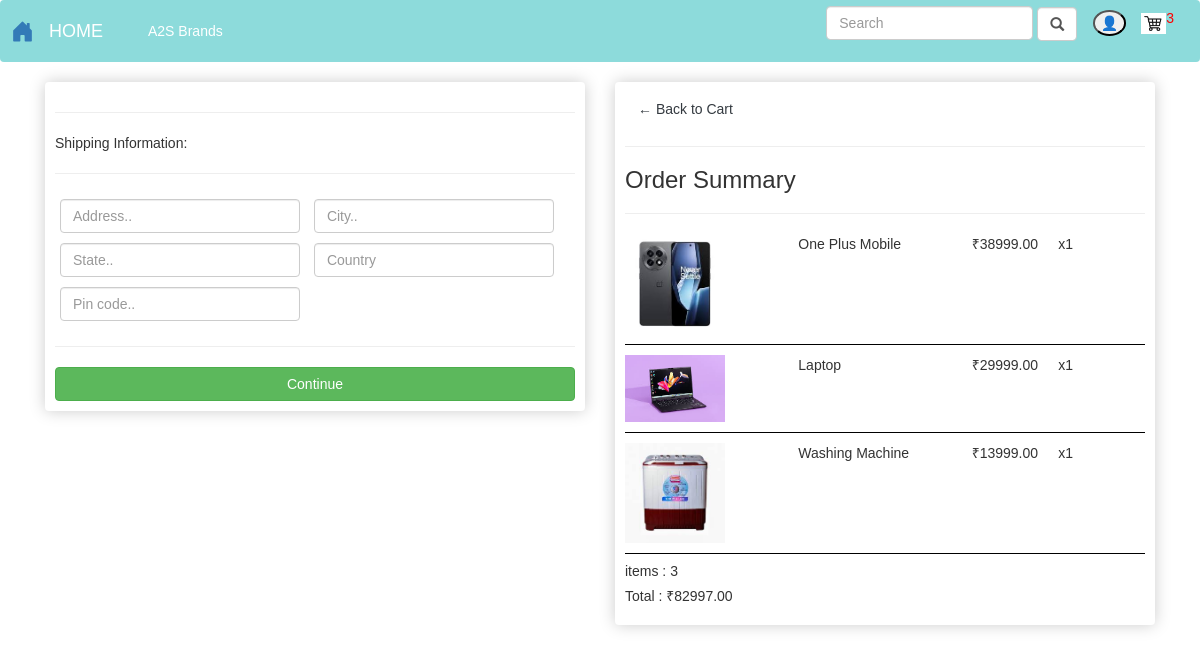
Before: /Checkout/ (signed in) with the older database file.
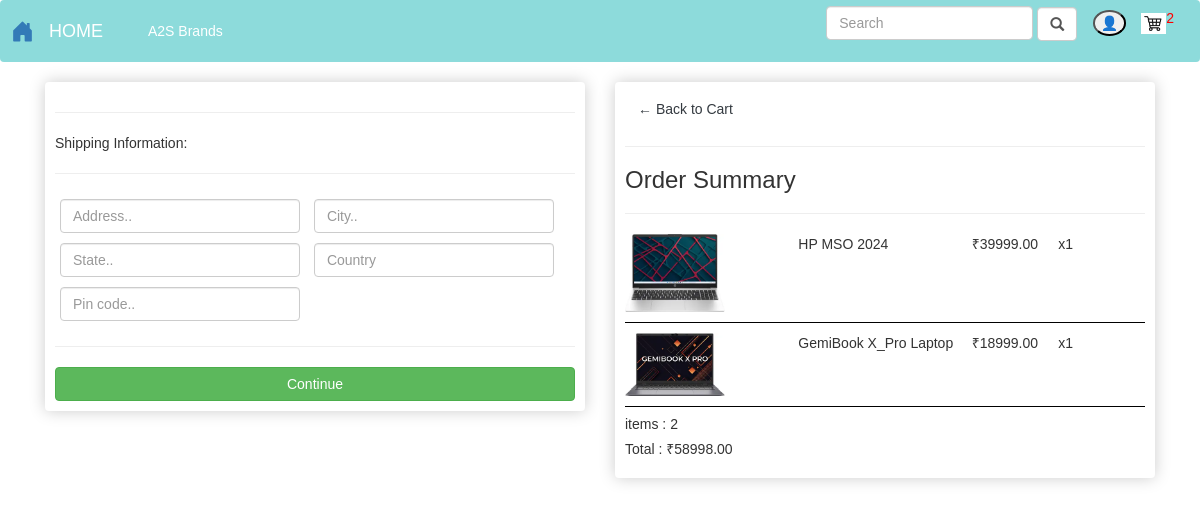
After: the same page with the newer database file.
### Store/models.py (models this page shows, shortened)
class OrderItem(models.Model):
    product = models.ForeignKey(Product, on_delete=models.SET_NULL, blank=True, null=True)
    order = models.ForeignKey(Order, on_delete=models.SET_NULL, blank=True, null=True)
    quantity = models.IntegerField(default=0, null=True, blank=True)
    date_added = models.DateTimeField(auto_now_add=True)
    @property
    def get_total(self):
        if self.product is not None:
            return self.product.price * self.quantity
        return 0  # or handle it however you'd like

class Product(models.Model):
    CATEGORY_CHOICES = [
        ('electronics', 'Electronics'),
        ('mobiles', 'Mobiles'),
        ('accessories', 'Accessories'),
        ('home_appliances', 'Home Appliances'),
        ('products', 'products')
    ]
    user = models.ForeignKey(User, on_delete=models.CASCADE)
    name = models.CharField(max_length=200, null=True)
    price = models.FloatField()
    description = models.CharField(max_length=200, null=True, blank=True)
    digital = models.BooleanField(default=False)
    image = models.ImageField(upload_to='images/', null=True, blank=True)
    category = models.CharField(max_length=50, choices=CATEGORY_CHOICES, default='products')
    @property
    def imageURL(self):
        try:
            return self.image.url
        except:
            return ''

class Order(models.Model):
    customer = models.ForeignKey(Customer, on_delete=models.SET_NULL, null=True, blank=True)
    date_ordered = models.DateTimeField(default=timezone.now)
    complete = models.BooleanField(default=False)
    transcation_id = models.CharField(max_length=200)
    @property
    def shipping(self):
        shipping = False
        orderitems = self.orderitem_set.all()
        for x in orderitems:
            if x.product.digital == False:
                shipping = True
        return shipping
    @property
    def get_cart_total(self):
        orderitems = self.orderitem_set.all()
        total = sum([item.get_total for item in orderitems])
        return total
    @property
    def get_cart(self):
        orderitems = self.orderitem_set.all()
        total = sum([item.quantity for item in orderitems])
        return total

### Store/views.py (the view)
# urls.py: path('Checkout/', views.Checkout, name='Checkout'),
def Checkout(request):
    Data = cartData(request)
    items = Data['items']
    order = Data['order']
    cartItems = Data['cartItems']
    context = {'items':items, 'order':order, 'cartItems':cartItems}
    return render(request,"store/Checkout.html",context)

### Store/utils.py (called while the page is built)
def cartData(request):
    if request.user.is_authenticated:
        customer = request.user.customer
        order, create = Order.objects.get_or_create(customer = customer, complete = False, defaults={'date_ordered':timezone.now()})
        items = order.orderitem_set.all()
        cartItems = order.get_cart
    else:
        CookieData = cartCookies(request)
        items = CookieData['items']
        order = CookieData['order']
        cartItems = CookieData['cartItems']
    return {'items':items, 'order':order, 'cartItems':cartItems}

### templates/store/Checkout.html (shortened to what this page needs)
{% extends 'store/Main.html' %}
{% load static %}
{% block content %}
<div class="row">
    <div class="col-md-6">
        <div class="box" id="form-hidden">
            <form action="" id="form" method="post">
                <div id="shipping">
                    <hr>
                    <p>Shipping Information:</p>
						<hr>
						<div class="form-field">
							<input class="form-control" type="text" name="address" placeholder="Address..">
						</div>
						<div class="form-field">
							<input class="form-control" type="text" name="city" placeholder="City..">
						</div>
						<div class="form-field">
							<input class="form-control" type="text" name="state" placeholder="State..">
						</div>
						<div class="form-field">
							<input class="form-control" type="text" name="country" placeholder="Country">
						</div>
						<div class="form-field">
							<input class="form-control" type="text" name="Pincode" placeholder="Pin code..">
						</div>
                </div>
                <hr>
                <input id="Button" class="btn btn-success btn-block" type="submit" value="Continue">
            </form>
        </div>
    </div>
    <div class="col-md-6">
        <div class="box">
            <a class="btn btn-outline-dark" href="{% url 'Cart' %}">&#x2190; Back to Cart</a>
            <hr>
            <h3>Order Summary</h3>
            <hr>
            {% for I in items %}
            <div class="box-row">
                <div style="flex:2"><img class="box-img" src="{{ I.product.imageURL }}" alt="{{ I.product.name }}"></div>
                <div style="flex:2"><p>{{ I.product.name }}</p></div>
                <div style="flex:1"><p>₹{{ I.product.price|floatformat:2 }}</p></div>
                <div style="flex:1"><p>x{{ I.quantity }}</p></div>
            </div>
            {% endfor %}
            <h5>items : {{ order.get_cart }}</h5>
            <h5>Total : ₹{{ order.get_cart_total|floatformat:2 }}</h5>
        </div>
    </div>
</div>
{% endblock content %}

Changed rows visible on the page:
removed OrderItem: product.imageURL (picture), product.name "One Plus Mobile", product.price "38999.00", quantity "1"
removed OrderItem: product.imageURL (picture), product.name "Laptop", product.price "29999.00", quantity "1"
removed OrderItem: product.imageURL (picture), product.name "Washing Machine", product.price "13999.00", quantity "1"
added OrderItem: product.imageURL (picture), product.name "HP MSO 2024", product.price "39999.00", quantity "1"
added OrderItem: product.imageURL (picture), product.name "GemiBook X_Pro Laptop", product.price "18999.00", quantity "1"
changed through a linked row, Order: get_cart "3" → "2"; get_cart_total "82997.00" → "58998.00"
Other visible differences:
{{ cartItems }}: "3" → "2"
